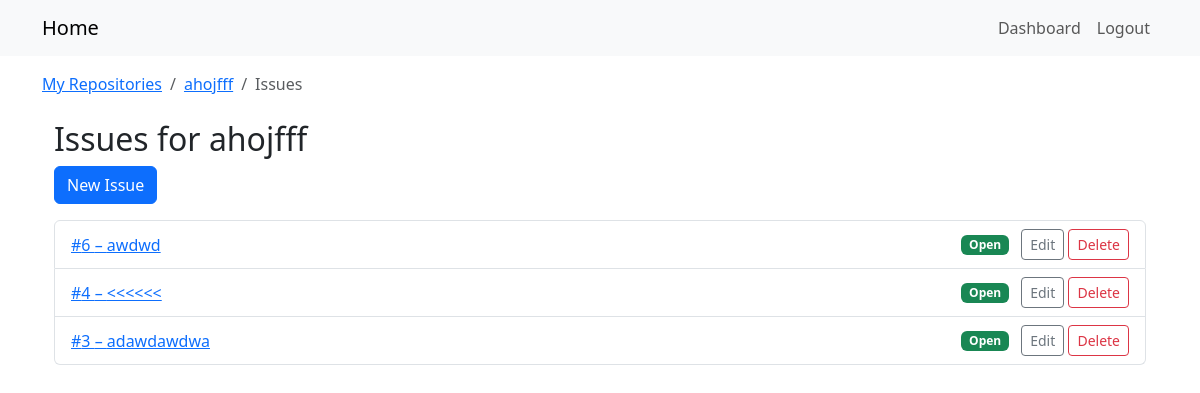
The page /repos/2/issues/ (signed in) on the database as committed earlier.
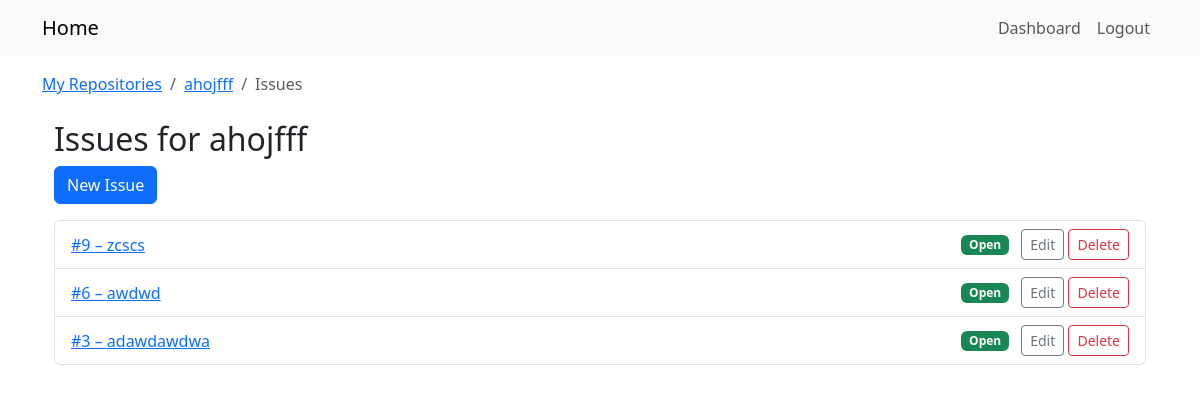
The same page on the database as committed later.
### repos_app/models.py (models this page shows, shortened)
class Issue(models.Model):
    repository  = models.ForeignKey(Repository, on_delete=models.CASCADE, related_name='issues')
    author      = models.ForeignKey(User,       on_delete=models.CASCADE, related_name='issues')
    title       = models.CharField(max_length=200)
    description = models.TextField(blank=True)
    is_open     = models.BooleanField(default=True)
    labels      = models.ManyToManyField(Label, blank=True, related_name='issues')
    created_at  = models.DateTimeField(auto_now_add=True)
    updated_at  = models.DateTimeField(auto_now=True)

### repos_app/views.py (the view)
@login_required
def issue_list(request, repo_pk):
    repo = get_object_or_404(
        Repository,
        pk=repo_pk,
        owner=request.user
    )
    issues = repo.issues.order_by('-created_at')
    return render(request, 'repos_app/issue_list.html', {
        'repo': repo,
        'issues': issues,
    })

### templates/repos_app/issue_list.html
{% extends "base.html" %}
{% block breadcrumbs %}
<nav aria-label="breadcrumb">
  <ol class="breadcrumb mb-0">
    <li class="breadcrumb-item">
      <a href="{% url 'repos_app:repo_list' %}">My Repositories</a>
    </li>
    <li class="breadcrumb-item">
      <a href="{% url 'repos_app:repo_detail' repo.pk %}">{{ repo.name }}</a>
    </li>
    <li class="breadcrumb-item active" aria-current="page">Issues</li>
  </ol>
</nav>
{% endblock %}
{% block content %}
<div class="container mt-4">
  <h2>Issues for {{ repo.name }}</h2>
  <a class="btn btn-primary mb-3"
     href="{% url 'repos_app:issue_create' repo_pk=repo.pk %}">
    New Issue
  </a>
  <ul class="list-group">
    {% for issue in issues %}
      <li class="list-group-item d-flex justify-content-between align-items-center">
        <a href="{% url 'repos_app:issue_detail' repo_pk=repo.pk pk=issue.pk %}">
          #{{ issue.id }} – {{ issue.title }}
        </a>
        <span>
          {% if issue.is_open %}
            <span class="badge bg-success me-2">Open</span>
          {% else %}
            <span class="badge bg-secondary me-2">Closed</span>
          {% endif %}
          <a class="btn btn-sm btn-outline-secondary"
             href="{% url 'repos_app:issue_update' repo_pk=repo.pk pk=issue.pk %}">
            Edit
          </a>
          <a class="btn btn-sm btn-outline-danger"
             href="{% url 'repos_app:issue_delete' repo_pk=repo.pk pk=issue.pk %}">
            Delete
          </a>
        </span>
      </li>
    {% empty %}
      <li class="list-group-item">No issues yet</li>
    {% endfor %}
  </ul>
</div>
{% endblock %}

Rows that differ between the two databases and show on the page:
removed Issue: id "4", title "<<<<<<", is_open "Open"
added Issue: id "9", title "zcscs", is_open "Open"
